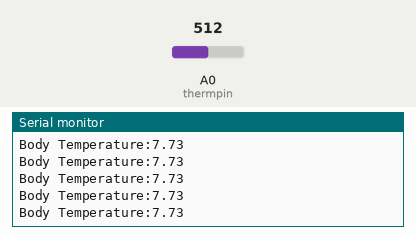
The sketch below on a simulated Arduino Uno, built with avr-gcc and run on an emulated ATmega328P. On the bench: the last lines printed to the serial monitor. The inputs (shaded band) are chosen by the test bench; at power-on: A0 (thermpin) = 512.

Above: at 1.2 s.
1.3 s: A0 (thermpin) set to 550
At 1.9 s:
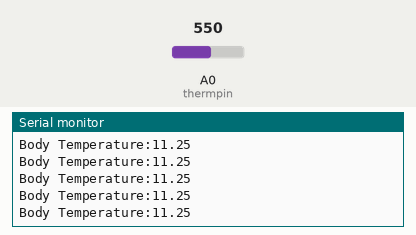
4.3 s: A0 (thermpin) set to 328
At 5.2 s:
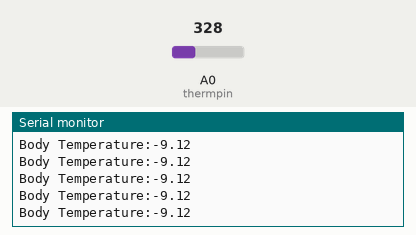
5.8 s: A0 (thermpin) set to 306
At 6.9 s:
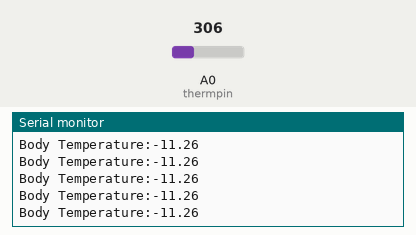
14.8 s: A0 (thermpin) set to 3
At 15.3 s:
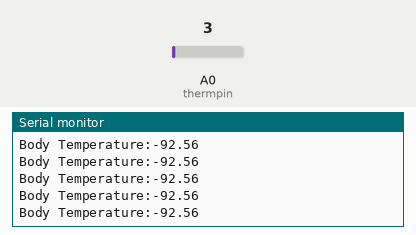
17.8 s: A0 (thermpin) set to 0
At 18.3 s:
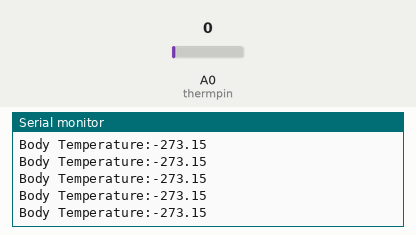
Timing chart, 0 to 20.3 s (numbered marks = the images above; inputs shaded):
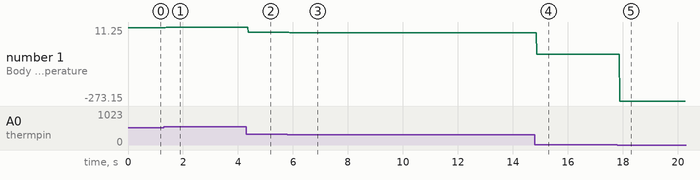

The sketch:

thermo.ino
```cpp
int thermpin=0;
int vout;
float r1=20000;
float logr2, r2, t, tc, tf;
float c1 = 1.009249522e-03, c2 = 2.378405444e-04, c3 = 2.019202697e-07;

void setup() {
  // put your setup code here, to run once:
  Serial.begin(9600);
}

void loop() {
  vout=analogRead(thermpin);
  r2=r1*((1023.0/ (float)vout ) - 1.0);
  logr2=log(r2);
  t=(1.0/(c1 + c2*logr2 + c3*logr2*logr2*logr2));
  tc=t - 273.15;
  //tf=(tc * 9.0)/5.0 + 32.0; for fahrenheit
  if(tc>50){
    Serial.print("Sensor not working : Temperature too high");
  }
 // else if(tc<10){
   // Serial.print("Sensor not installed correctly or Temperature too cold");
  //}
  else{
    Serial.print("Body Temperature:");
    Serial.println(tc);
  }

  // using steinhart hart equation and approximating it to 2 terms.
  // put your main code here, to run repeatedly:
  //model b3950

}
```

Measured:
- after the input at 1.3 s, the serial monitor: prints a new line after 0.09 s (image 1)
- after the input at 4.3 s, the serial monitor: prints a new line after 0.08 s (image 2)
- after the input at 5.8 s, the serial monitor: prints a new line after 0.08 s (image 3)
- after the input at 14.8 s, the serial monitor: prints a new line after 0.08 s (image 4)
- after the input at 17.8 s, the serial monitor: prints a new line after 0.09 s (image 5)
- plotted number 1: 7.73 → 11.25 after the input at 1.3 s, 11.25 → -9.12 after the input at 4.3 s, -9.12 → -11.26 after the input at 5.8 s, -11.26 → -92.56 after the input at 14.8 s, -92.56 → -273.15 after the input at 17.8 s
